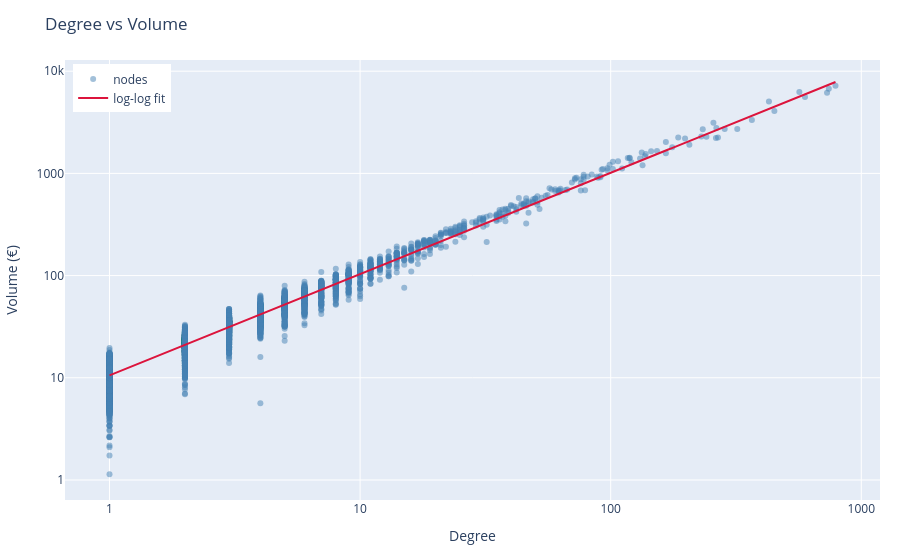

The notebook cell saved with this chart:
### Code cell
# Plotting

# prepare fit line
x_line = np.logspace(np.log10(pos["degree"].min()), np.log10(pos["degree"].max()), 200)
y_line = 10 ** (intercept + slope * np.log10(x_line))

# main traces
scatter = go.Scatter(
    x=pos["degree"],
    y=pos["volume"],
    mode="markers",
    marker=dict(size=6, color="steelblue", opacity=0.5),
    name="nodes",
    hovertemplate="%{text}<br>Degree: %{x}<br>Volume: €%{y:,.0f}",
    text=pos.index
)

fit_line = go.Scatter(
    x=x_line,
    y=y_line,
    mode="lines",
    line=dict(color="crimson", width=2),
    name="log-log fit"
)

# annotations for top entities
annotations = []
top_entities = [entity for entity, _ in top5]

for node in top_entities:
    x = metrics.loc[node, "degree"]
    y = metrics.loc[node, "volume"]
    annotations.append(
        dict(
            x=x,
            y=y,
            text=node,
            showarrow=True,
            arrowhead=2,
            ax=10,
            ay=-10,
            font=dict(size=10),
        )
    )

fig = go.Figure(data=[scatter, fit_line])
fig.update_layout(
    title="Degree VS Volume",
    xaxis=dict(title="Degree", type="log"),
    yaxis=dict(title="Volume (€)", type="log"),
    annotations=annotations,
    legend=dict(yanchor="top", y=0.99, xanchor="left", x=0.01),
    margin=dict(l=60, r=20, t=60, b=60)
)

fig.update_layout(
    title="Degree vs Volume",
    
    xaxis=dict(
        title="Degree",
        type="log",
        dtick=1,              # only 10^n ticks → 1, 10, 100, 1000
        tickformat=".0f"      # show full numbers instead of scientific notation
    ),
    
    yaxis=dict(
        title="Volume (€)",
        type="log",
        dtick=1,
        # tickformat=".0f"
    ),

    annotations=annotations,
    legend=dict(yanchor="top", y=0.99, xanchor="left", x=0.01),
    margin=dict(l=60, r=20, t=60, b=60)
)

fig.update_xaxes(showgrid=True, gridwidth=1)
fig.update_yaxes(showgrid=True, gridwidth=1)

fig.show()

### Figure 1 — Plotly figure (JSON) as saved in the notebook; plotly's stock layout.template omitted (floating-point values rounded to 4 significant figures; data arrays with more than 128 entries replaced by an {"elided": "..."} marker saying what was removed)
{"data": [{"hovertemplate": "%{text}<br>Degree: %{x}<br>Volume: €%{y:,.0f}", "marker": {"color": "steelblue", "opacity": 0.5, "size": 6}, "mode": "markers", "name": "nodes", "text": {"elided": "10161 str values"}, "type": "scatter", "x": {"elided": "10161 int values"}, "y": {"elided": "10161 float values"}}, {"line": {"color": "crimson", "width": 2}, "mode": "lines", "name": "log-log fit", "type": "scatter", "x": {"elided": "200 float values"}, "y": {"elided": "200 float values"}}], "layout": {"annotations": [{"arrowhead": 2, "ax": 10, "ay": -10, "font": {"size": 10}, "showarrow": true, "text": "Unidade Local de Saúde de São José, E. P. E.", "x": 789, "y": 7198.0}, {"arrowhead": 2, "ax": 10, "ay": -10, "font": {"size": 10}, "showarrow": true, "text": "Santa Casa da Misericórdia de Lisboa", "x": 742, "y": 6735.0}, {"arrowhead": 2, "ax": 10, "ay": -10, "font": {"size": 10}, "showarrow": true, "text": "Instituto Português de Oncologia de Lisboa Francisco Gentil, E. P. E.", "x": 730, "y": 6145.0}, {"arrowhead": 2, "ax": 10, "ay": -10, "font": {"size": 10}, "showarrow": true, "text": "Unidade Local de Saúde de Santa Maria, E. P. E.", "x": 596, "y": 5589.0}, {"arrowhead": 2, "ax": 10, "ay": -10, "font": {"size": 10}, "showarrow": true, "text": "Município de Sintra", "x": 566, "y": 6262.0}], "legend": {"x": 0.01, "xanchor": "left", "y": 0.99, "yanchor": "top"}, "margin": {"b": 60, "l": 60, "r": 20, "t": 60}, "title": {"text": "Degree vs Volume"}, "xaxis": {"dtick": 1, "gridwidth": 1, "showgrid": true, "tickformat": ".0f", "title": {"text": "Degree"}, "type": "log"}, "yaxis": {"dtick": 1, "gridwidth": 1, "showgrid": true, "title": {"text": "Volume (€)"}, "type": "log"}}}
